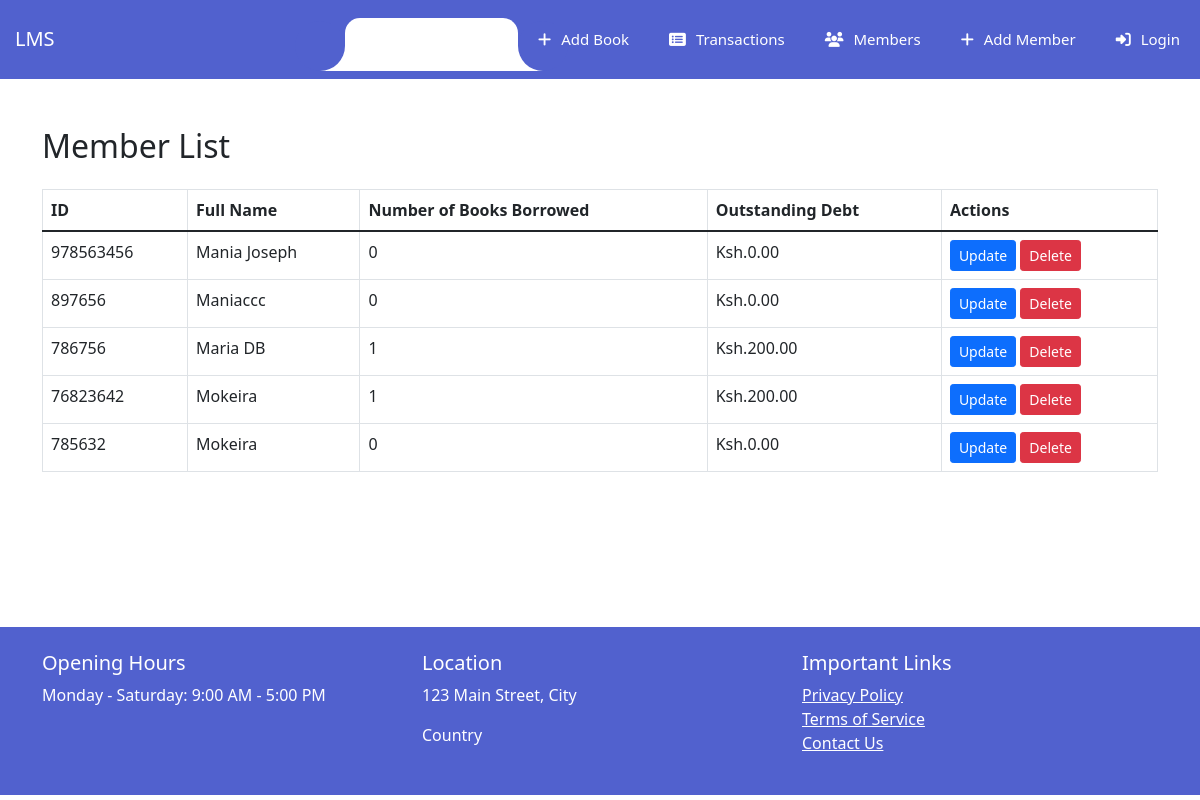
The page /members_list on the database as committed earlier.
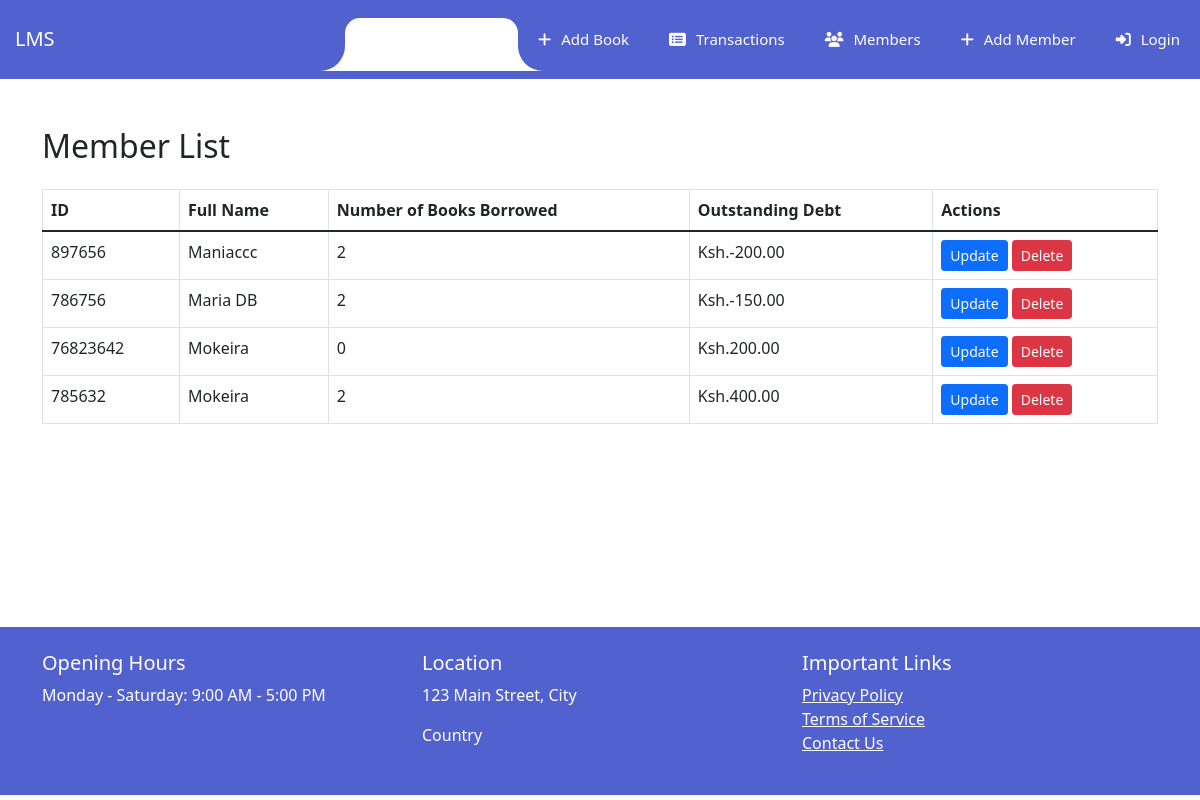
The same page on the database as committed later.
### library/models.py (models this page shows, shortened)
class Member(models.Model):
    member_id = models.IntegerField(unique=True)
    name = models.CharField(max_length=200)
    books_borrowed = models.ManyToManyField('Book', through='Transaction')
    outstanding_debt = models.DecimalField(max_digits=8, decimal_places=2, default=0)

### library/views.py (the view)
# urls.py: path('members_list', views.members_list, name='members_list'),
def members_list(request):
    members = Member.objects.all()
    return render(request, 'library/members_list.html', {'members': members})

### library/templates/library/members_list.html
{% extends 'library/base.html' %}
{% load static %}
{% block content %}
<div class="container mt-5">
  <h2>Member List</h2>
  <table class="table table-bordered mt-4">
    <thead>
      <tr>
        <th>ID</th>
        <th>Full Name</th>
        <th>Number of Books Borrowed</th>
        <th>Outstanding Debt</th>
        <th>Actions</th>
      </tr>
    </thead>
    <tbody>
      {% for member in members %}
      <tr>
        <td>{{ member.member_id }}</td>
        <td>{{ member.name }}</td>
        <td>{{ member.books_borrowed.count }}</td>
        <td>Ksh.{{ member.outstanding_debt }}</td>
        <td>
          <a href="{% url 'update_member' member.id %}" class="btn btn-primary btn-sm">Update</a>
          <a href="{% url 'delete_member' member.id %}" class="btn btn-danger btn-sm">Delete</a>
        </td>
      </tr>
      {% endfor %}
    </tbody>
  </table>
</div>
{% endblock %}

Rows that differ between the two databases and show on the page:
removed Member: member_id "978563456", name "Mania Joseph", books_borrowed.count "0", outstanding_debt "0.00"
changed Member "Maniaccc": books_borrowed.count "0" → "2"; outstanding_debt "0.00" → "-200.00"
changed Member "Maria DB": books_borrowed.count "1" → "2"; outstanding_debt "200.00" → "-150.00"
computed for Member (number 3 of 4 on the later page): books_borrowed.count "1" → "0"
changed Member (number 4 of 4 on the later page): books_borrowed.count "0" → "2"; outstanding_debt "0.00" → "400.00"
